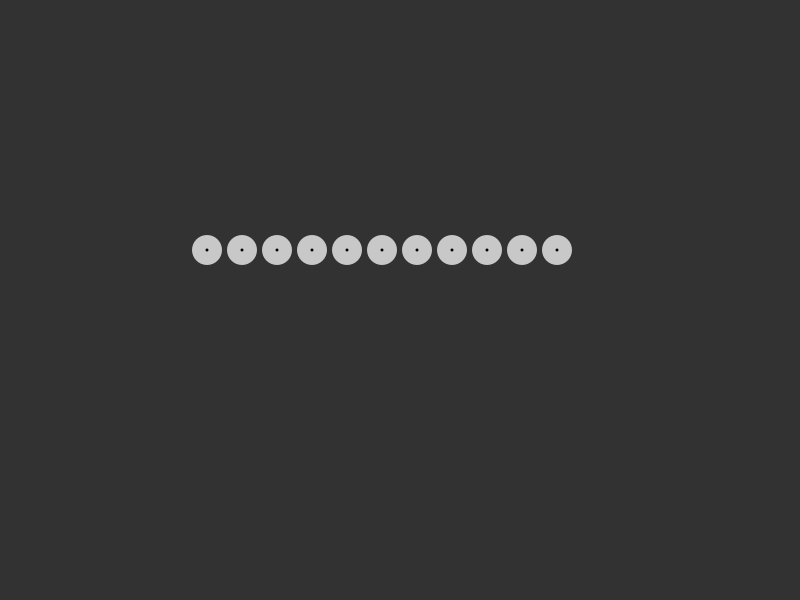
Frame 1 (no input)
Frame 60 (the mouse pressed at the canvas centre just before this capture): identical to frame 1, image omitted
Frame 120 (the mouse held since frame 60 and released just before this capture): identical to frame 1, image omitted

The Processing sketch that drew this single still picture (run headless with seeded random() and noise(); from frame 60 on, the mouse is pressed at the canvas centre):

// Processing sketch: test_41_pde
// ── test_41_pde.pde
int k = (int) random(5, 15);
int[] xCoordinate = new int[k];

void setup() {
   size(800, 600);
   smooth();
   noStroke();
   int start = (width - k * 35) / 2;
   for(int i=0; i<xCoordinate.length; i++) {
      xCoordinate[i] = start + 35 * i; 
   }
   //noLoop();
}

void draw() {
   background(50);
   for(int coordinate: xCoordinate) {
      fill(200);
      ellipse(coordinate, 250, 30, 30);
      fill(0);
      ellipse(coordinate, 250, 3, 3);
   }
}
